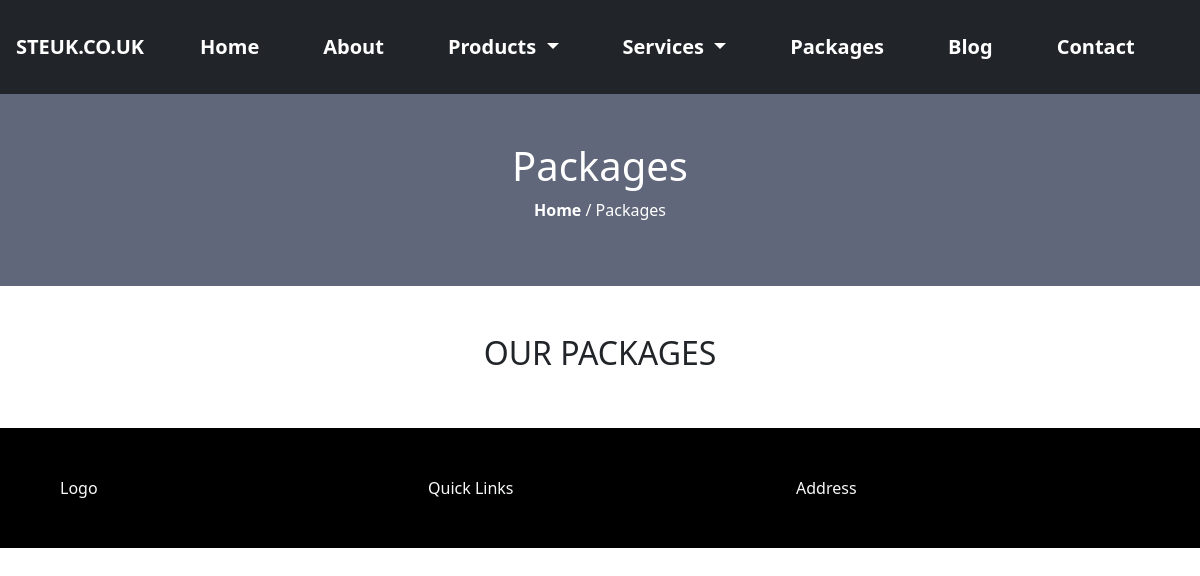
Page /packages/ on the earlier database version.
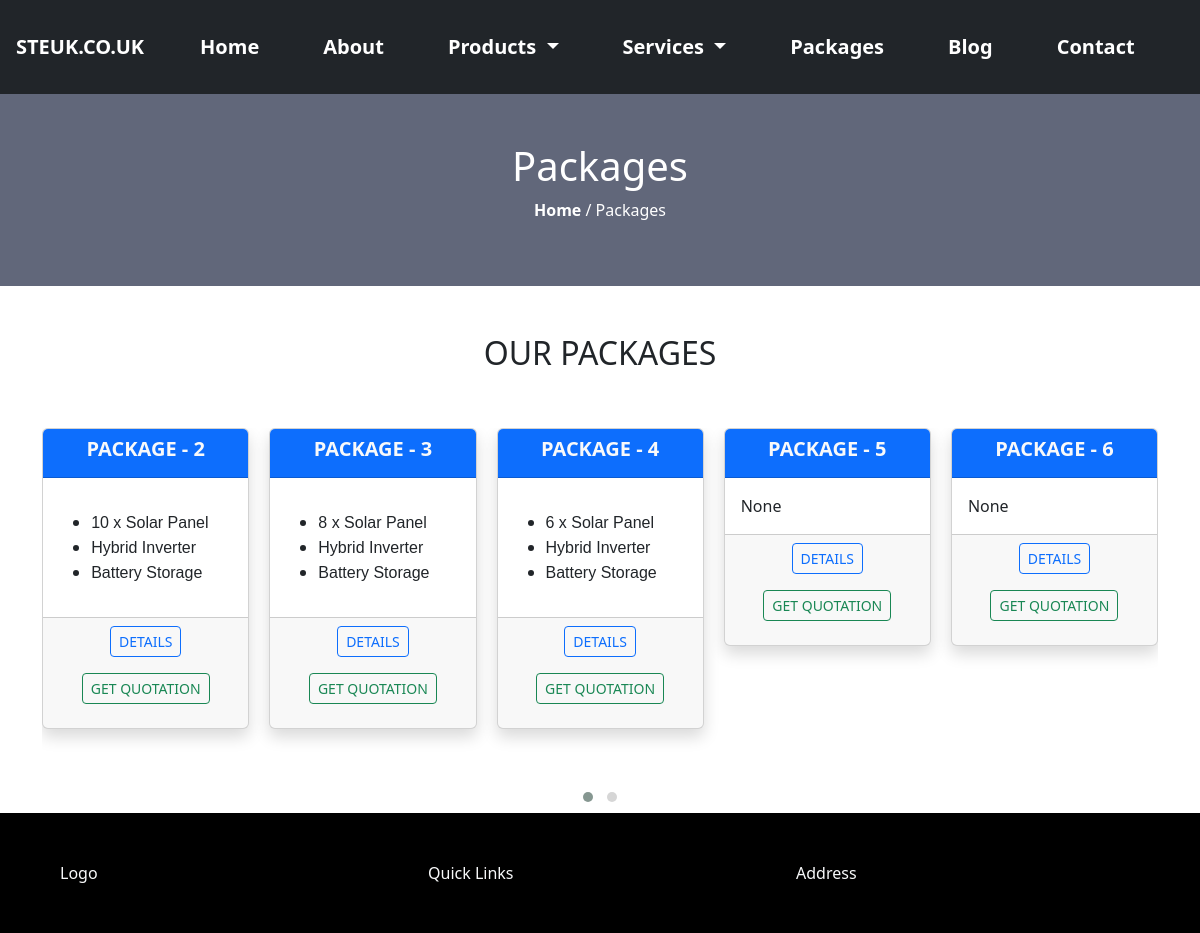
Same page on the later database version.
### frontend/models.py (models this page shows, shortened)
class Packages(models.Model):
    image=models.ImageField(upload_to='media/packages',blank=True,null=True)
    category=models.ForeignKey(PackageCatgory,related_name='packages', on_delete=models.CASCADE, default=None)
    package_name=models.CharField(max_length=255, blank=True, null=True)
    package_summary=RichTextUploadingField(null=True, blank=True)
    package_details=RichTextUploadingField(null=True, blank=True)

### frontend/views.py (the view)
# urls.py: path('packages/', Package, name="packages"),
def Package(request):
    packages=Packages.objects.all()
    context={
        'packages': packages
    }
    return render(request, 'packages.html',context)

### frontend/context_processors.py (called while the page is built)
def categories_processor(request):
    categories = Category.objects.all()
    return {'categories': categories}

def service_cat_menu(request):
    service_categories = ServiceCategory.objects.all()
    return {'service_categories': service_categories}

### frontend/templates/packages.html (shortened to what this page needs)
{% extends 'base.html' %}
{% load static %}
{% block content %}
<link rel="stylesheet" href="https://cdnjs.cloudflare.com/ajax/libs/OwlCarousel2/2.3.4/assets/owl.carousel.min.css"/>
<link rel="stylesheet" href="https://cdnjs.cloudflare.com/ajax/libs/OwlCarousel2/2.3.4/assets/owl.theme.default.min.css"/>
<div class="container-fluid px-0">
    <div class="p-5" style="background-color: #61677A;">
        <h1 class="text-center text-white">Packages</h1>
        <p class="text-center text-white"><a href="/" class="text-decoration-none text-white fw-bold">Home</a> / Packages</p>
    </div>
    <div class="container ">
        <h2 class="text-capitalize text-center py-5">OUR PACKAGES</h2>
          <div class="owl-carousel owl-theme">
            {% for pack in packages %}
              <div class="item h-100">
                  <div class="card mb-5 shadow ">
                    <div class="card-header bg-primary text-light">
                      <h5 class="fw-bold text-center">{{pack.package_name}}</h5>
                    </div>
                    <div class="card-body">
                      <p class="card-text">{{pack.package_summary |safe}}</p>
                    </div>
                    <div class="card-footer text-center">
                      <a href="{% url 'package_deatils' pack.id %}" class="btn btn-outline-primary btn-sm mb-3">DETAILS</a>
                      <a href="#" class="btn btn-outline-success btn-sm mb-3">GET QUOTATION</a>
                    </div>
                  </div>
              </div>
            {% endfor %}
          </div>
    </div>
</div>
{% endblock content %}

### templates/base.html (shortened to what this page needs)
<!doctype html>
{% load django_bootstrap5 %}
{% load static %}
<html lang="en">
  <head>
    <link rel="stylesheet" type="text/css" href="{% static 'css/style.css' %}" />
    <link rel="stylesheet" href="https://cdnjs.cloudflare.com/ajax/libs/font-awesome/5.15.4/css/all.min.css"/>
    <link href="https://cdn.jsdelivr.net/npm/bootstrap@5.3.3/dist/css/bootstrap.min.css" rel="stylesheet" >
  </head>
  <body>
    {% include 'nav.html' %}
    {% block content %}
    {% endblock content %}
    {% include 'footer.html' %}
  </body>
</html>

### templates/nav.html (shortened to what this page needs)
{% load static %}
<nav class="navbar navbar-expand-lg bg-dark ms-auto" data-bs-theme="dark">
	<div class="container-fluid p-3 ">
	  <a class="navbar-brand fs-5 fw-bold me-5" href="/">STEUK.CO.UK</a>
	  <div class="collapse navbar-collapse" id="navbarNavDropdown">
		<ul class="navbar-nav ms-auto">
		  <li class="nav-item fs-5 fw-bold me-5">
			<a class="nav-link active " aria-current="page" href="/">Home</a>
		  </li>
		  <li class="nav-item fs-5 fw-bold me-5">
			<a class="nav-link" href="{% url 'about' %}">About</a>
		  </li>
		  <li class="nav-item fs-5 fw-bold me-5 dropdown">
				<a class="nav-link dropdown-toggle" href="" role="button" data-bs-toggle="dropdown" aria-expanded="false">
					Products
				</a>
	 	   </li>
			<li class="nav-item fs-5 fw-bold me-5 dropdown">
				<a class="nav-link dropdown-toggle" data-bs-auto-close="outside" href="" role="button" data-bs-toggle="dropdown" aria-expanded="false">
					Services
				</a>
	 	    </li>
		  <li class="nav-item fs-5 fw-bold me-5">
			<a class="nav-link" href="{% url 'packages' %}">Packages</a>
		</li>
		<li class="nav-item fs-5 fw-bold me-5">
			<a class="nav-link" href="{% url 'blog' %}">Blog</a>
		</li>
		<li class="nav-item fs-5 fw-bold me-5">
			<a class="nav-link" href="{% url 'contact' %}">Contact</a>
		</li>
		</ul>
	  </div>
	</div>
  </nav>

### templates/footer.html
		{% load static %}
		<div class="container-fluid p-5 bg-black">
			<div class="container">
				<div class="row text-light">
					<div class="col-4">Logo</div>
					<div class="col-4">Quick Links</div>
					<div class="col-4">Address</div>
				</div>
			</div>
		</div>

### static/css/style.css (style rules this page uses)
body { margin: 0; padding: 0; overflow-x: hidden; }
.navbar-nav .nav-link { color: white; }

Differences in the rows shown:
added Packages: package_name "PACKAGE - 2", package_summary "10 x Solar Panel Hybrid Inverter Battery Storage"
added Packages: package_name "PACKAGE - 3", package_summary "8 x Solar Panel Hybrid Inverter Battery Storage"
added Packages: package_name "PACKAGE - 4", package_summary "6 x Solar Panel Hybrid Inverter Battery Storage"
added Packages: package_name "PACKAGE - 5", package_summary "None"
added Packages: package_name "PACKAGE - 6", package_summary "None"
